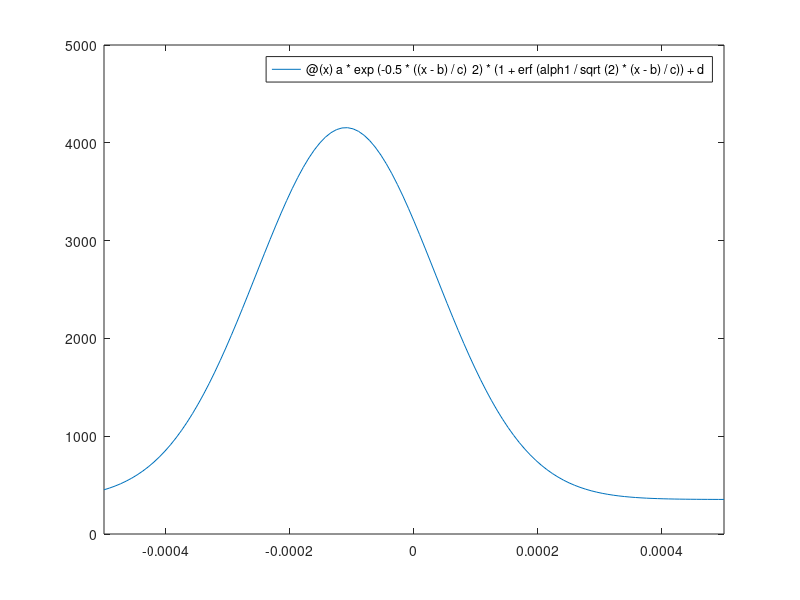

Recreate this plot in MATLAB.
%% Skew Normal function- Plotter

% xi1 = -0.0017173113660474463;  omeg1 = 0.027199098075252996;  alph1 = 23.464263673642549
% xi1 = 0.0056;  omeg1 = 0.073;  alph1 = 0.59
% a = 4014;   b = -0.000115;  c = 0.0001445;  alph1 = -0.0004366;     d = 353;
a = 3800;   b = -0.000115;  c = 0.0001445;  alph1 = 0.04366;     d = 353;

% 
% a2 = 0.15;  b2 = -0.25;
% a3 = 0.15;  b3 = -0.125;
% a4 = 0.15;  b4 = -0.15;
% mu = 0.2;

% fx = @(x)1/(omeg1*sqrt(2*pi)) * exp(-0.5*((x-xi1)/omeg1)^2) * (1+erf(alph1/sqrt(2) * (x-xi1)/omeg1))
fx = @(x)a * exp(-0.5*((x-b)/c)^2) * (1+erf(alph1/sqrt(2) * (x-b)/c)) + d

% gx = @(x)a2*exp(-(x-mu).^2/(2*b2^2))
% fy = @(y)a3*exp(-(y-mu).^2/(2*b3^2))
% gy = @(y)a4*exp(-(y-mu).^2/(2*b4^2))


% mxy = @(x,y) hx(x)*hy(y)
% ezplot(hx, hy, [-9, 9]), hold on
% ezplot(mxy), hold on
figure(5)
fplot(fx, [-5e-4 5e-4]), hold on
% fplot(fy, [0 1])
% fplot(gy, [0 1])